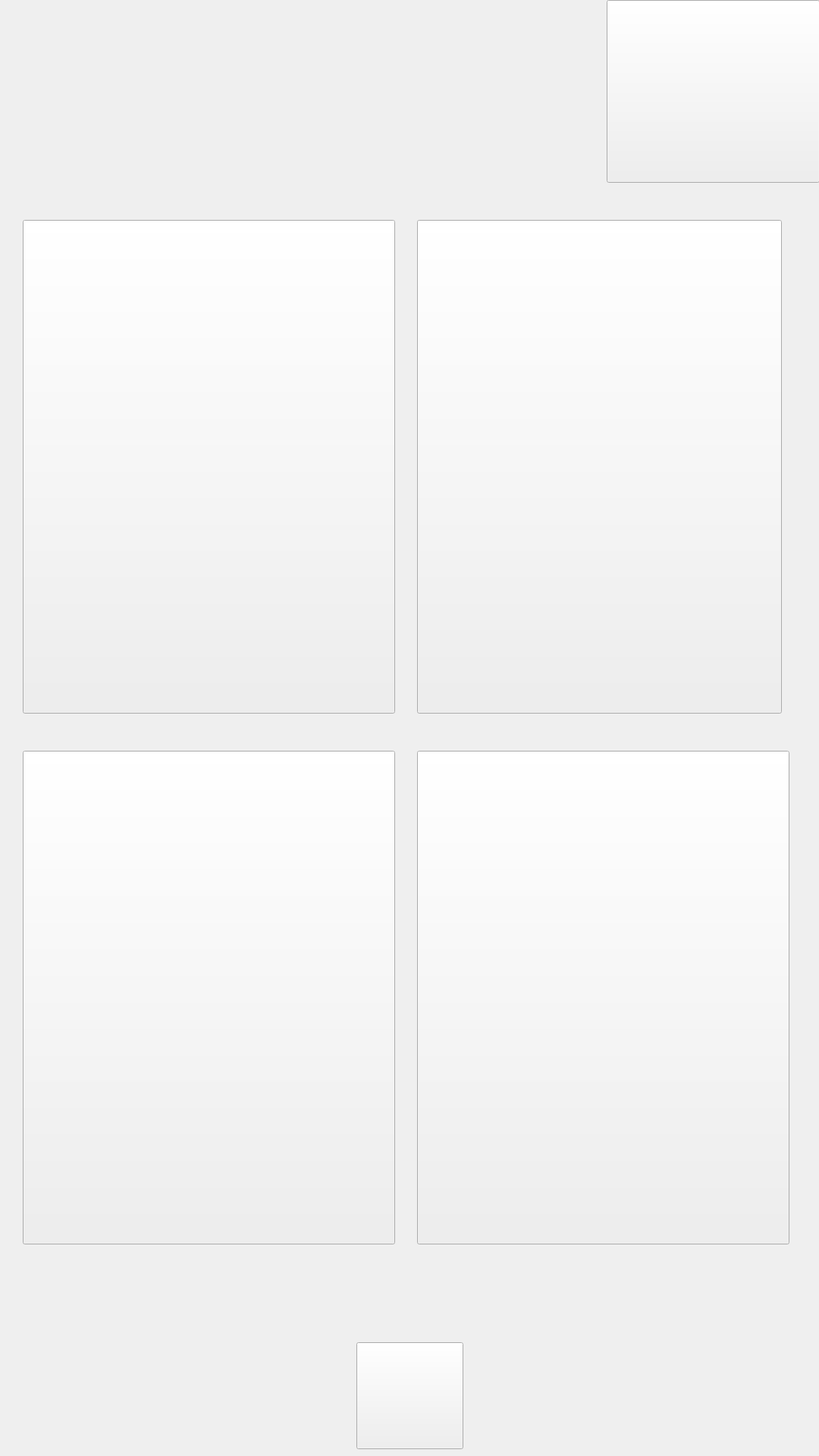
<?xml version="1.0" encoding="UTF-8"?>
<ui version="4.0">
 <class>productPage_1</class>
 <widget class="QWidget" name="productPage_1">
  <property name="geometry">
   <rect>
    <x>0</x>
    <y>0</y>
    <width>1080</width>
    <height>1920</height>
   </rect>
  </property>
  <property name="windowTitle">
   <string>Form</string>
  </property>
  <property name="styleSheet">
   <string notr="true"/>
  </property>
  <widget class="QPushButton" name="selection1_Button">
   <property name="enabled">
    <bool>true</bool>
   </property>
   <property name="geometry">
    <rect>
     <x>30</x>
     <y>290</y>
     <width>491</width>
     <height>651</height>
    </rect>
   </property>
   <property name="minimumSize">
    <size>
     <width>150</width>
     <height>300</height>
    </size>
   </property>
   <property name="maximumSize">
    <size>
     <width>500</width>
     <height>700</height>
    </size>
   </property>
   <property name="baseSize">
    <size>
     <width>150</width>
     <height>300</height>
    </size>
   </property>
   <property name="text">
    <string/>
   </property>
  </widget>
  <widget class="QPushButton" name="selection2_Button">
   <property name="enabled">
    <bool>true</bool>
   </property>
   <property name="geometry">
    <rect>
     <x>550</x>
     <y>290</y>
     <width>481</width>
     <height>651</height>
    </rect>
   </property>
   <property name="text">
    <string/>
   </property>
  </widget>
  <widget class="QPushButton" name="maintenanceModeButton">
   <property name="geometry">
    <rect>
     <x>800</x>
     <y>0</y>
     <width>281</width>
     <height>241</height>
    </rect>
   </property>
   <property name="text">
    <string/>
   </property>
  </widget>
  <widget class="QPushButton" name="selection3_Button">
   <property name="enabled">
    <bool>true</bool>
   </property>
   <property name="geometry">
    <rect>
     <x>30</x>
     <y>990</y>
     <width>491</width>
     <height>651</height>
    </rect>
   </property>
   <property name="text">
    <string/>
   </property>
  </widget>
  <widget class="QPushButton" name="selection4_Button">
   <property name="enabled">
    <bool>true</bool>
   </property>
   <property name="geometry">
    <rect>
     <x>550</x>
     <y>990</y>
     <width>491</width>
     <height>651</height>
    </rect>
   </property>
   <property name="text">
    <string/>
   </property>
  </widget>
  <widget class="QPushButton" name="mainPage_Button">
   <property name="geometry">
    <rect>
     <x>470</x>
     <y>1770</y>
     <width>141</width>
     <height>141</height>
    </rect>
   </property>
   <property name="text">
    <string/>
   </property>
  </widget>
 </widget>
 <resources/>
 <connections/>
</ui>
